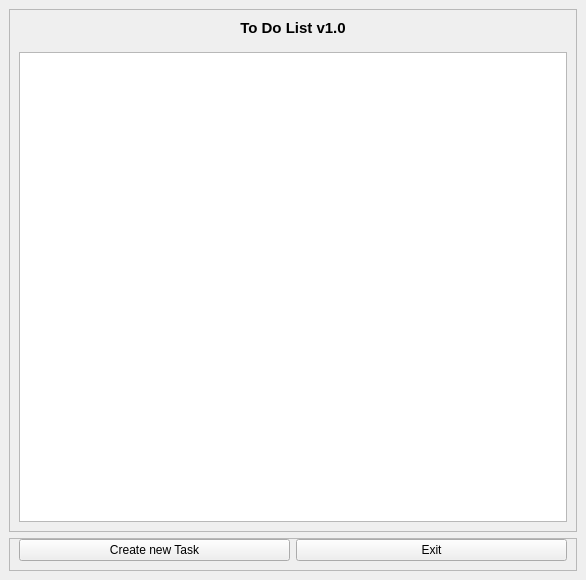
<?xml version="1.0" encoding="UTF-8"?>
<ui version="4.0">
 <class>MainWindow</class>
 <widget class="QMainWindow" name="MainWindow">
  <property name="geometry">
   <rect>
    <x>0</x>
    <y>0</y>
    <width>586</width>
    <height>580</height>
   </rect>
  </property>
  <property name="windowTitle">
   <string>MainWindow</string>
  </property>
  <property name="toolTip">
   <string>&lt;html&gt;&lt;head/&gt;&lt;body&gt;&lt;p&gt;sss&lt;/p&gt;&lt;/body&gt;&lt;/html&gt;</string>
  </property>
  <widget class="QWidget" name="centralwidget">
   <layout class="QGridLayout" name="gridLayout">
    <item row="0" column="0">
     <widget class="QFrame" name="frame">
      <property name="font">
       <font>
        <pointsize>7</pointsize>
       </font>
      </property>
      <property name="frameShape">
       <enum>QFrame::StyledPanel</enum>
      </property>
      <property name="frameShadow">
       <enum>QFrame::Raised</enum>
      </property>
      <layout class="QVBoxLayout" name="verticalLayout">
       <property name="spacing">
        <number>15</number>
       </property>
       <item>
        <widget class="QLabel" name="label">
         <property name="font">
          <font>
           <pointsize>11</pointsize>
           <weight>75</weight>
           <bold>true</bold>
          </font>
         </property>
         <property name="text">
          <string>To Do List v1.0</string>
         </property>
         <property name="alignment">
          <set>Qt::AlignCenter</set>
         </property>
        </widget>
       </item>
       <item>
        <widget class="QTableWidget" name="task_table"/>
       </item>
      </layout>
     </widget>
    </item>
    <item row="1" column="0">
     <widget class="QFrame" name="frame_3">
      <property name="frameShape">
       <enum>QFrame::StyledPanel</enum>
      </property>
      <property name="frameShadow">
       <enum>QFrame::Raised</enum>
      </property>
      <layout class="QGridLayout" name="gridLayout_3">
       <property name="topMargin">
        <number>0</number>
       </property>
       <item row="0" column="0">
        <widget class="QPushButton" name="btn_create">
         <property name="text">
          <string>Create new Task</string>
         </property>
        </widget>
       </item>
       <item row="0" column="1">
        <widget class="QPushButton" name="btn_exit">
         <property name="text">
          <string>Exit</string>
         </property>
        </widget>
       </item>
      </layout>
     </widget>
    </item>
   </layout>
  </widget>
 </widget>
 <resources/>
 <connections>
  <connection>
   <sender>btn_exit</sender>
   <signal>clicked()</signal>
   <receiver>MainWindow</receiver>
   <slot>close()</slot>
   <hints>
    <hint type="sourcelabel">
     <x>395</x>
     <y>517</y>
    </hint>
    <hint type="destinationlabel">
     <x>392</x>
     <y>589</y>
    </hint>
   </hints>
  </connection>
 </connections>
</ui>
